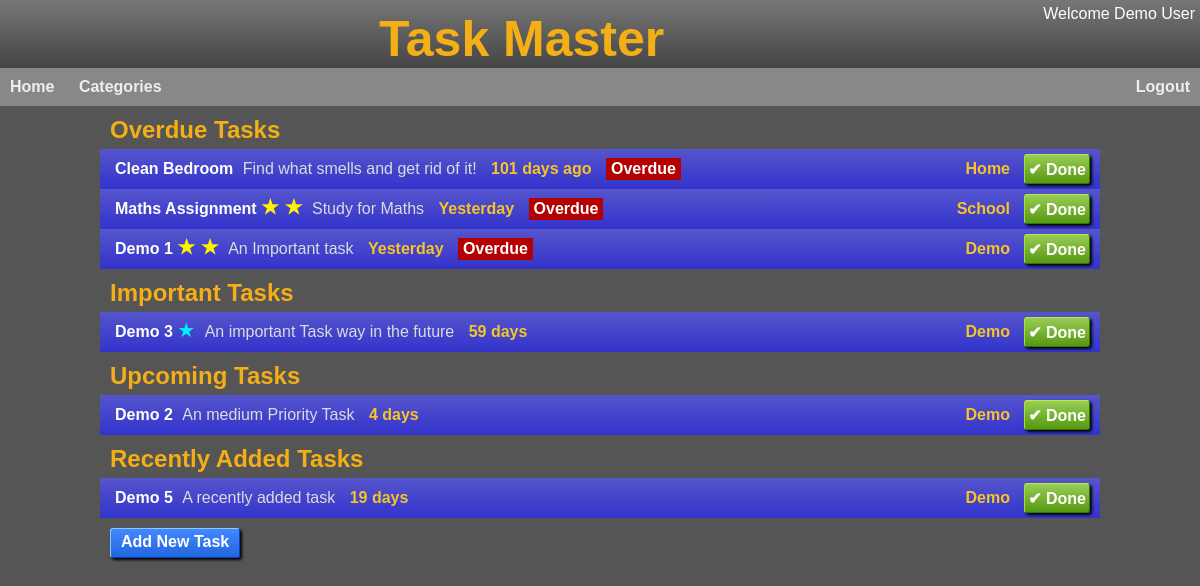
The page /index (signed in) on the database as committed earlier.
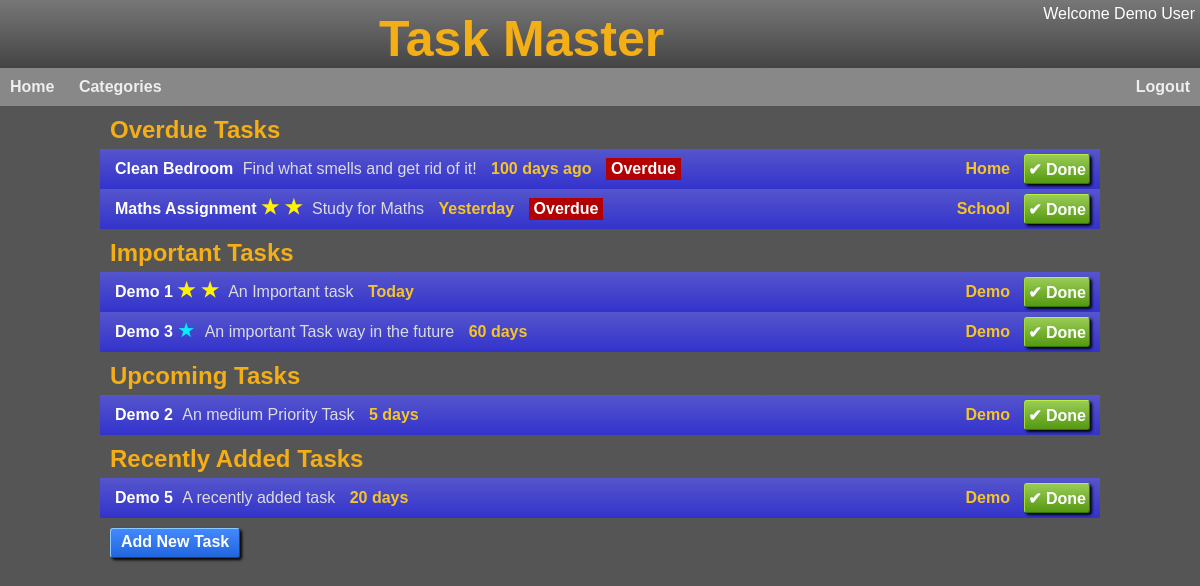
The same page on the database as committed later.
### app/models/task.py (models this page shows, shortened)
class Task(db.Model):
  id = db.Column(db.Integer, primary_key=True)
  user_id = db.Column(db.Integer, db.ForeignKey('user.id'))
  name = db.Column(db.String(32))
  description = db.Column(db.String(250))
  category = db.Column(db.String(10))
  priority = db.Column(db.Integer,default=P_LOW)
  status = db.Column(db.Integer,default=STS_NEW)
  due_by = db.Column(db.DateTime)
  created_at = db.Column(db.DateTime, default=db.func.datetime('now'))
  def is_outstanding(self):
    return self.status < STS_COMPLETED
  def is_completed(self):
    return self.status == STS_COMPLETED
  def is_important(self):
    if self.priority and self.priority > P_LOW:
      return True
  def is_overdue(self):
    if self.is_completed():
      return False
    else:
      return self.due_by and self.due_by.date() < datetime.date.today()
  def is_coming_up(self):
    if self.is_completed():
      return False
    else:
      next_week = datetime.date.today() + datetime.timedelta(days=7)
      return self.due_by and self.due_by.date() < next_week
  def is_recently_added(self):
    last_week = datetime.date.today() - datetime.timedelta(days=7)
    return self.created_at and self.created_at.date() > last_week
  def priority_str(self):
    priority = self.priority or 0
    if priority >= 0 and priority < len(PRIORITY_STRS):
      return PRIORITY_STRS[priority]
    return ''
  def status_str(self):
    if self.status == STS_COMPLETED:
      return 'Completed'
    return 'Outstanding'
  def short_desc(self):
    desc = self.description
    if len(desc) > 40:
      desc = desc[:37] + " ..."
    return desc

### app/main/main_routes.py (the view)
@bp.route('/')
@bp.route('/index')
def home():
    if not current_user.is_authenticated:
      return redirect(url_for('.login'))
    tasks = Task.query.filter_by(user_id=current_user.id).order_by(text('due_by is null, due_by')).all()
    overdue_tasks = []
    upcoming_tasks = []
    important_tasks = []
    recently_added_tasks = []
    for task in tasks:
      if task.is_overdue():
        overdue_tasks.append(task)
      elif task.is_important() and task.is_outstanding():
        important_tasks.append(task)
      elif task.is_coming_up():
        upcoming_tasks.append(task)
      elif task.is_recently_added() and task.is_outstanding():
        recently_added_tasks.append(task)
    session['back_to'] = request.path # Store the current url to come back to
    return render_template('index.html',
                              title='Home',
                            upcoming_tasks=upcoming_tasks,
                            overdue_tasks=overdue_tasks,
                            important_tasks=important_tasks,
                            recently_added_tasks=recently_added_tasks)

### app/main/__init__.py (called while the page is built)
def init_app(app):
    app.register_blueprint(bp)
    app.register_error_handler(403, error_forbidden)
    app.jinja_options['finalize'] = lambda x: x if x is not None else '' #prevent Jinja from printing None
    login.login_view = 'main.login'
    login.init_app(app)
    @app.context_processor
    def inject_default_template_variables():   #injects default template variables
         return dict(h=helpers)  #makes helper functions available in templlates
    @app.before_request
    def update_last_seen():
      if current_user.is_authenticated:
        current_user.update_last_seen()

### app/models/user.py (called while the page is built)
@login.user_loader
def load_user(id):
  return User.query.get(int(id))

  def update_last_seen(self):
    last_seen = self.last_seen if self.last_seen else datetime.fromtimestamp(0)
    if (datetime.utcnow() - last_seen).total_seconds() > 600:  # More than 10 minutes ago
     self.last_seen = datetime.utcnow()
     db.session.commit()

### app/utils/helpers.py (called while the page is built)
def pluralise(word, cnt, suffix="s"):
  n = int(cnt)
  if n == 1 or n == -1:
    return(word)
  else:
    return(word+suffix)

def fmt_date(dt):
  if not isinstance(dt, datetime.datetime):
    return ''
  return dt.strftime("%d %b %y")

### app/templates/index.html
{% extends "base.html" %}
{% block head %}
  <link rel="stylesheet" href="{{ url_for('static', filename='tasks.css') }}">
{% endblock %}
{% block content %}
  <h2>Overdue Tasks</h2>
  {% if overdue_tasks %}
    {% with tasks=overdue_tasks %}
      {% include '_task_list.html' %}
    {% endwith %}
  {% else %}
    <p class="no-tasks">You curently have no overdue tasks</p>
  {% endif %}
  <h2>Important Tasks</h2>
  {% if important_tasks %}
    {% with tasks=important_tasks %}
      {% include '_task_list.html' %}
    {% endwith %}
  {% else %}
    <p class="no-tasks">You curently have no important tasks</p>
  {% endif %}
  <h2>Upcoming Tasks</h2>
  {% if upcoming_tasks %}
    {% with tasks=upcoming_tasks %}
      {% include '_task_list.html' %}
    {% endwith %}
  {% else %}
    <p class="no-tasks">You curently have no upcoming tasks</p>
  {% endif %}
  <h2>Recently Added Tasks</h2>
  {% if recently_added_tasks %}
    {% with tasks=recently_added_tasks %}
      {% include '_task_list.html' %}
    {% endwith %}
  {% else %}
    <p class="no-tasks">You curently have no recently added tasks</p>
  {% endif %}
  <div class="actions">
    <a href="{{ url_for('main.new_task') }}">Add New Task</a>
  </div>
{% endblock %}

### app/templates/_task_list.html (shortened to what this page needs)
<div class="tasks">
    {% for task in tasks %}
      <a class="task sts-{{task.status}}" onclick="toggle_details('{{ task.id }}')">
        <div class="task-info">
          <div class="task-name">
            {{ task.name }}
          </div>
          {% if task.priority and task.priority > 0 %}
            <div class="task-priority p-{{task.priority}}">
              &#9733;
              {% if task.priority and task.priority > 1 %}
              &#9733;
              {% endif %}
            </div>
          {% endif %}
          <div class="task-description">
            {{ task.short_desc() }}
          </div>
          {% if task.is_outstanding() %}
            <div class="task-due">
              {{ h.fmt_date_daysuntil(task.due_by) }}
            </div>
          {% endif %}
          {% if task.is_overdue() and task.is_outstanding() %}
          <div class="task-overdue">
            Overdue
          </div>
        {% endif %}
        </div>
        <div class="task-category">
          {{ task.category or 'Other' }}
        </div>
        <div class="task-btns">
          {% if task.is_outstanding() %}
            <form action="{{ url_for('main.complete_task', id=task.id) }}" method="POST">
              <input class="done" type="submit" value="&#x2714 Done">
            </form>
          {% endif %}
        </div>
      </a>
    {% endfor %}
  </div>

Rows that differ between the two databases and show on the page:
changed Task "Clean Bedroom": fmt_date_daysuntil "101 days ago" → "100 days ago"
changed Task "Demo 1": fmt_date_daysuntil "Yesterday" → "Today"; no longer shows "Overdue"
changed Task "Demo 3": fmt_date_daysuntil "59 days" → "60 days"
changed Task "Demo 2": fmt_date_daysuntil "4 days" → "5 days"
changed Task "Demo 5": fmt_date_daysuntil "19 days" → "20 days"
